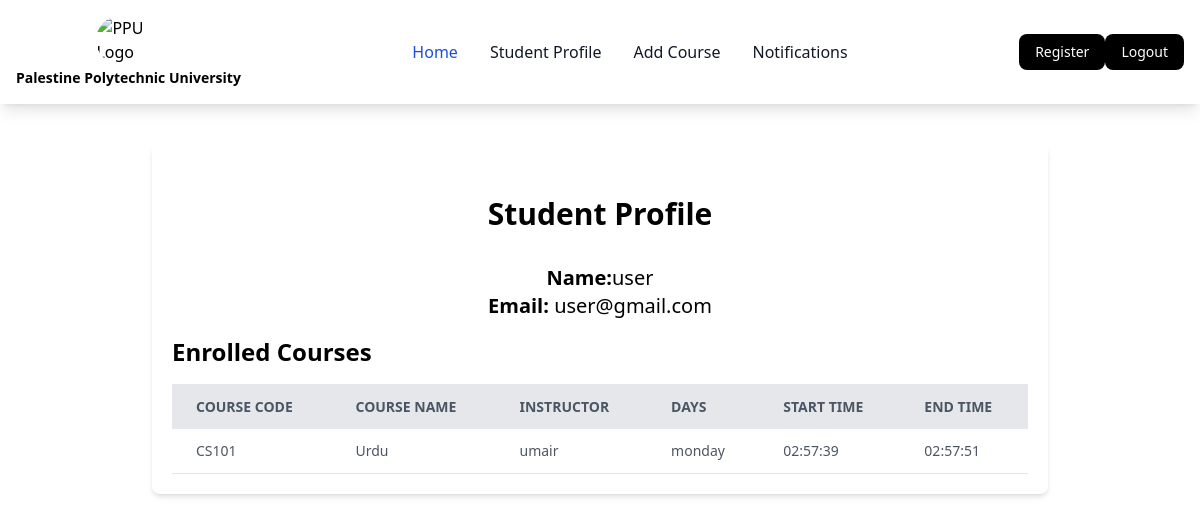
Page /student-profile/ (signed in) on the committed database.
### app/models.py (models this page shows, shortened)
class StudentRegistration(models.Model):
    student = models.ForeignKey(User, on_delete=models.CASCADE)
    course = models.ForeignKey(Course, on_delete=models.CASCADE)
    date_registered = models.DateTimeField(auto_now_add=True)

class Course(models.Model):
    id = models.IntegerField(auto_created=True,primary_key=True)
    code = models.CharField(max_length=10,unique=True)
    name = models.CharField(max_length=100)
    description = models.TextField()
    instructor = models.CharField(max_length=100)
    capacity = models.IntegerField()
    schedule = models.ForeignKey(CourseSchedule, on_delete=models.CASCADE)
    enrolled_students = models.ManyToManyField(User, through='StudentRegistration')

class CourseSchedule(models.Model):
    DAYS = (
        ('sun-tue-thu','sunday-tuesday-thursday'),
        ('mon-wed','monday-wednesday'),
        ('sun-thu','sunday-thursday'),
    )
    TIMES =(
        ('8:00','8:00'),
        ('9:30','9:30'),
        ('11:00','11:00'),
        ('12:30','12:30'),
        ('2:00','2:00')
    )
    ENDTIMES =(
        ('9:15','9:15'),
        ('10:45','10:45'),
        ('12:15','12:15'),
        ('1:45','1:45'),
        ('3:15','3:15')
    )
    days = models.CharField(max_length=20,choices=DAYS)
    start_time = models.CharField(max_length=10,choices=TIMES)
    end_time = models.CharField(max_length=10,choices=ENDTIMES)

### app/views.py (the view)
# urls.py: path('student-profile/', views.student_profile, name='student_profile'),
@login_required(login_url='/login/')
def student_profile(request):
    student = request.user
    registrations = StudentRegistration.objects.filter(student=student).select_related('course__schedule')
    context = {
        'student': student,
        'registrations': registrations,
    }
    return render(request, 'detail1.html', context)

### app/templates/detail1.html
{% extends "base.html" %}
{% block content %}
<body class="bg-gray-100">
    <div class="max-w-4xl mx-auto mt-10 p-5 bg-white shadow-md rounded-lg">
        <h1 class="text-3xl font-bold my-8 text-center">Student Profile</h1>
        <div class="mb-4">
            <p class="text-xl text-center"><span class="font-semibold">Name:</span>{{ student.username }} </p>
            <p class="text-xl text-center"><span class="font-semibold">Email:</span> {{ student.email }}</p>
        </div>
        <h2 class="text-2xl font-bold my-4">Enrolled Courses</h2>
        <table class="min-w-full bg-white">
            <thead class="bg-gray-200 text-gray-600 uppercase text-sm leading-normal">
                <tr>
                    <th class="py-3 px-6 text-left">Course Code</th>
                    <th class="py-3 px-6 text-left">Course Name</th>
                    <th class="py-3 px-6 text-left">Instructor</th>
                    <th class="py-3 px-6 text-left">Days</th>
                    <th class="py-3 px-6 text-left">Start Time</th>
                    <th class="py-3 px-6 text-left">End Time</th>
                </tr>
            </thead>
            <tbody class="text-gray-600 text-sm font-light">
                {% for registration in registrations %}
                    <tr class="border-b border-gray-200 hover:bg-gray-100">
                        <td class="py-3 px-6 text-left whitespace-nowrap">{{ registration.course.code }}</td>
                        <td class="py-3 px-6 text-left">{{ registration.course.name }}</td>
                        <td class="py-3 px-6 text-left">{{ registration.course.instructor }}</td>
                        <td class="py-3 px-6 text-left">{{ registration.course.schedule.days }}</td>
                        <td class="py-3 px-6 text-left">{{ registration.course.schedule.start_time }}</td>
                        <td class="py-3 px-6 text-left">{{ registration.course.schedule.end_time }}</td>
                    </tr>
                {% endfor %}
            </tbody>
        </table>
    </div>
{% endblock %}

### rows in the picture
StudentRegistration: course.code "CS101", course.name "Urdu", course.instructor "umair", course.schedule.days "monday", course.schedule.start_time "02:57:39", course.schedule.end_time "02:57:51"

### other values in the picture
{{ student.username }} "user"
{{ student.email }} "user@gmail.com"
